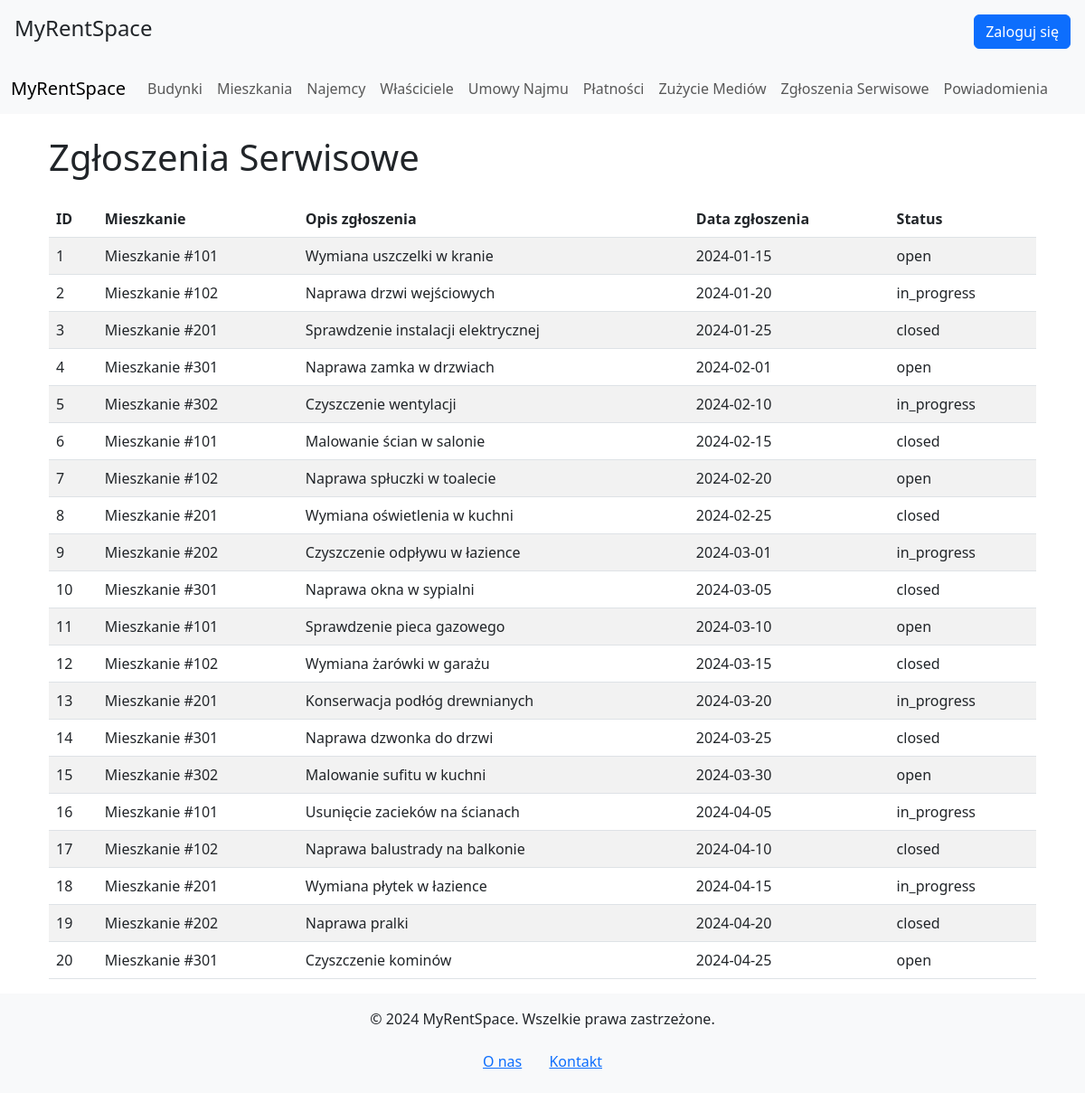
Page /index.php?view=maintenance on the committed database.
### tables this page shows
CREATE TABLE `maintenance_requests` (
  `id` int(11) NOT NULL,
  `apartment_id` int(11) NOT NULL,
  `description` text NOT NULL,
  `request_date` date NOT NULL,
  `status` enum('open','in_progress','closed') NOT NULL
);

CREATE TABLE `apartments` (
  `id` int(11) NOT NULL,
  `building_id` int(11) NOT NULL,
  `apartment_number` varchar(50) NOT NULL,
  `floor_number` int(11) NOT NULL,
  `size_sqm` decimal(10,2) NOT NULL,
  `status` enum('available','rented','maintenance') NOT NULL
);

### views/maintenance.php (the view)
<?php
include 'config/db.php';
$query = "
    SELECT mr.id, mr.description, mr.request_date, mr.status, a.apartment_number
    FROM maintenance_requests mr
    JOIN apartments a ON mr.apartment_id = a.id
";
$result = $conn->query($query);
?>
<div class="container">
    <h1 class="mb-4">Zgłoszenia Serwisowe</h1>
    <table class="table table-striped">
        <thead>
        <tr>
            <th>ID</th>
            <th>Mieszkanie</th>
            <th>Opis zgłoszenia</th>
            <th>Data zgłoszenia</th>
            <th>Status</th>
        </tr>
        </thead>
        <tbody>
        <?php
        if ($result->num_rows > 0) {
            while ($row = $result->fetch_assoc()) {
                echo "<tr>
                            <td>{$row['id']}</td>
                            <td>Mieszkanie #{$row['apartment_number']}</td>
                            <td>{$row['description']}</td>
                            <td>{$row['request_date']}</td>
                            <td>{$row['status']}</td>
                          </tr>";
            }
        } else {
            echo "<tr><td colspan='5' class='text-center'>Brak danych</td></tr>";
        }
        ?>
        </tbody>
    </table>
</div>

### rows in the picture
maintenance_requests: id "1", apartment.apartment_number "101", description "Wymiana uszczelki w kranie", request_date "2024-01-15", status "open"
maintenance_requests: id "2", apartment.apartment_number "102", description "Naprawa drzwi wejściowych", request_date "2024-01-20", status "in_progress"
maintenance_requests: id "3", apartment.apartment_number "201", description "Sprawdzenie instalacji elektrycznej", request_date "2024-01-25", status "closed"
maintenance_requests: id "4", apartment.apartment_number "301", description "Naprawa zamka w drzwiach", request_date "2024-02-01", status "open"
maintenance_requests: id "5", apartment.apartment_number "302", description "Czyszczenie wentylacji", request_date "2024-02-10", status "in_progress"
maintenance_requests: id "6", apartment.apartment_number "101", description "Malowanie ścian w salonie", request_date "2024-02-15", status "closed"
maintenance_requests: id "7", apartment.apartment_number "102", description "Naprawa spłuczki w toalecie", request_date "2024-02-20", status "open"
maintenance_requests: id "8", apartment.apartment_number "201", description "Wymiana oświetlenia w kuchni", request_date "2024-02-25", status "closed"
maintenance_requests: id "9", apartment.apartment_number "202", description "Czyszczenie odpływu w łazience", request_date "2024-03-01", status "in_progress"
maintenance_requests: id "10", apartment.apartment_number "301", description "Naprawa okna w sypialni", request_date "2024-03-05", status "closed"
maintenance_requests: id "11", apartment.apartment_number "101", description "Sprawdzenie pieca gazowego", request_date "2024-03-10", status "open"
maintenance_requests: id "12", apartment.apartment_number "102", description "Wymiana żarówki w garażu", request_date "2024-03-15", status "closed"
maintenance_requests: id "13", apartment.apartment_number "201", description "Konserwacja podłóg drewnianych", request_date "2024-03-20", status "in_progress"
maintenance_requests: id "14", apartment.apartment_number "301", description "Naprawa dzwonka do drzwi", request_date "2024-03-25", status "closed"
maintenance_requests: id "15", apartment.apartment_number "302", description "Malowanie sufitu w kuchni", request_date "2024-03-30", status "open"
maintenance_requests: id "16", apartment.apartment_number "101", description "Usunięcie zacieków na ścianach", request_date "2024-04-05", status "in_progress"
maintenance_requests: id "17", apartment.apartment_number "102", description "Naprawa balustrady na balkonie", request_date "2024-04-10", status "closed"
maintenance_requests: id "18", apartment.apartment_number "201", description "Wymiana płytek w łazience", request_date "2024-04-15", status "in_progress"
maintenance_requests: id "19", apartment.apartment_number "202", description "Naprawa pralki", request_date "2024-04-20", status "closed"
maintenance_requests: id "20", apartment.apartment_number "301", description "Czyszczenie kominów", request_date "2024-04-25", status "open"
